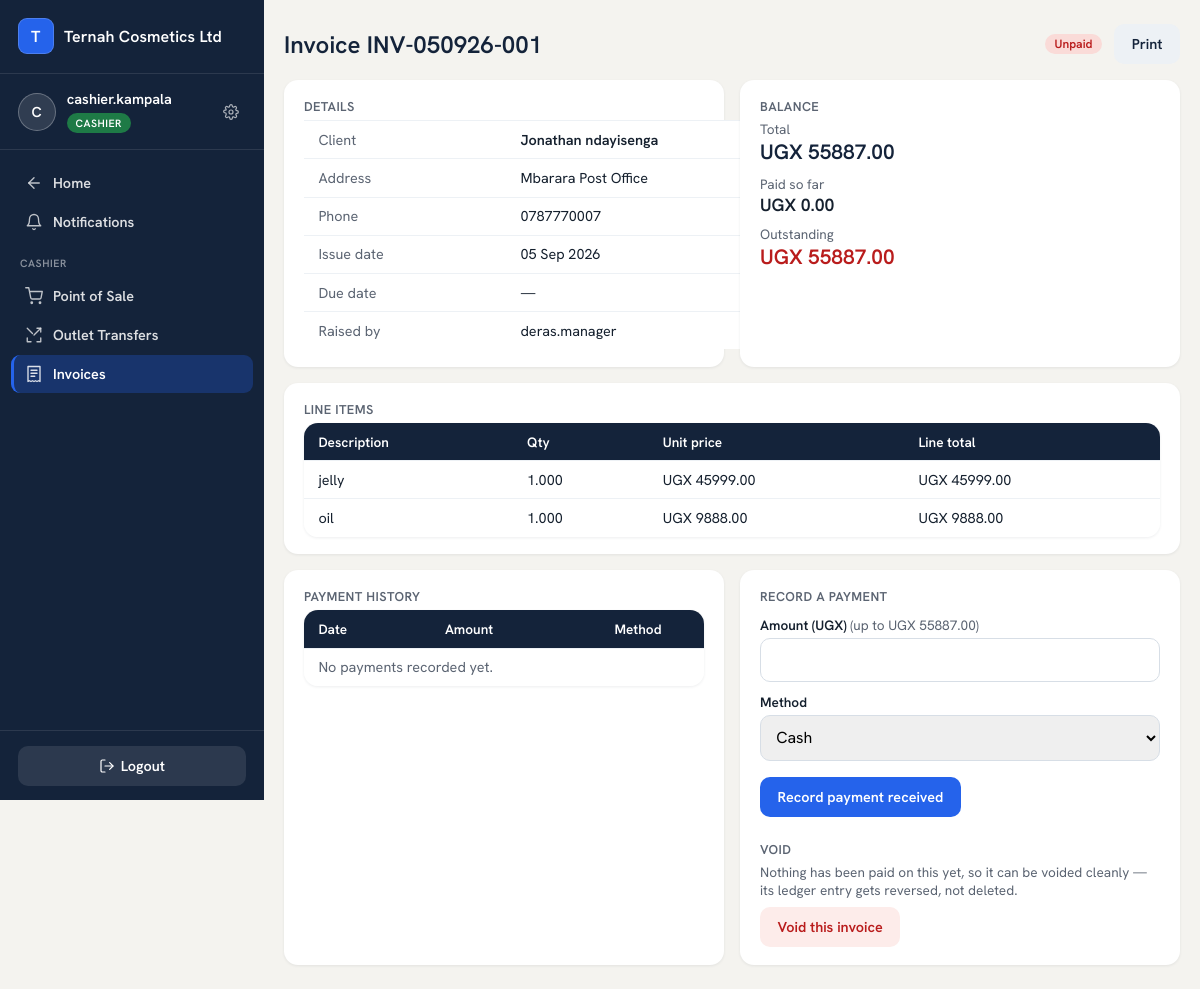
/finance/invoices/6/ (signed in), run on the app's committed database.
### accounts/models.py (models this page shows, shortened)
class User(AbstractUser):
    ROLES = [
        ("OWNER", "Owner"),                # reports only
        ("MANAGER", "Manager"),            # outlet manager; can switch views
        ("CASHIER", "Cashier"),
        ("SALES_REP", "Sales Person / Rep"),
        ("PRODUCTION", "Production"),
    ]
    business = models.ForeignKey("platformadmin.Business", null=True, blank=True,
                                 on_delete=models.CASCADE, related_name="users")
    branch = models.ForeignKey("core.Branch", null=True, blank=True,
                               on_delete=models.SET_NULL, related_name="users")
    role = models.CharField(max_length=15, choices=ROLES, default="CASHIER")
    can_swap = models.BooleanField(default=False)    # False -> swap goes through PendingAction
    can_refund = models.BooleanField(default=False)
    phone = models.CharField(max_length=30, blank=True)
    modules = models.ManyToManyField("platformadmin.Module", blank=True, related_name="users_with_access",
                                     help_text="Which of the business's subscribed modules this user can open.")
    allowed_tiers = models.JSONField(default=list, blank=True,
                                     help_text="Which product price tiers (RETAIL/WHOLESALE/DISTRIBUTION/CUSTOM) "
                                                "this seller may use at the POS.")
    def switchable_views(self):
        if self.role != "MANAGER":
            return []
        views = ["MANAGER", "CASHIER"]
        codes = set(self.modules.values_list("code", flat=True))
        if "PRODUCTION" in codes:
            views.append("PRODUCTION")
        return views

### platformadmin/models.py (models this page shows, shortened)
class Business(models.Model):
    name = models.CharField(max_length=150)                     # factory name — brands navbar + receipts
    slug = models.SlugField(unique=True)
    business_type = models.CharField(max_length=20, choices=[("FACTORY", "Factory Mode")], default="FACTORY")
    contact_email = models.EmailField()
    contact_phone = models.CharField(max_length=30, blank=True)
    address = models.TextField(blank=True)
    tagline = models.CharField(max_length=150, blank=True)      # optional — shows on every printed report
    is_active = models.BooleanField(default=True)               # master switch — False = soft-locked
    trial_expires_at = models.DateTimeField(null=True, blank=True)
    subscription_expires_at = models.DateTimeField(null=True, blank=True)
    created_at = models.DateTimeField(auto_now_add=True)
    class Meta:
        verbose_name_plural = "businesses"

### finance/models.py (models this page shows, shortened)
class Invoice(TimeStamped):
    DIRECTIONS = [("AR", "Bill to client"), ("AP", "Bill from supplier")]
    business = models.ForeignKey("platformadmin.Business", on_delete=models.CASCADE, related_name="invoices")
    branch = models.ForeignKey("core.Branch", null=True, blank=True, on_delete=models.SET_NULL)
    direction = models.CharField(max_length=2, choices=DIRECTIONS)
    number = models.CharField(max_length=40, blank=True)      # INV{INITIALS}-DDMMYY-SEQ
    client = models.ForeignKey(InvoiceClient, null=True, blank=True, on_delete=models.PROTECT, related_name="invoices")
    supplier = models.ForeignKey(Supplier, null=True, blank=True, on_delete=models.PROTECT, related_name="invoices")
    issue_date = models.DateField()
    due_date = models.DateField(null=True, blank=True)
    total = models.DecimalField(max_digits=16, decimal_places=2, default=0)
    amount_paid = models.DecimalField(max_digits=16, decimal_places=2, default=0)
    notes = models.CharField(max_length=300, blank=True)
    created_by = models.ForeignKey(settings.AUTH_USER_MODEL, null=True, on_delete=models.SET_NULL)
    is_void = models.BooleanField(default=False)
    def balance(self):
        return self.total - self.amount_paid

class InvoiceClient(TimeStamped):
    business = models.ForeignKey("platformadmin.Business", on_delete=models.CASCADE, related_name="invoice_clients")
    name = models.CharField(max_length=150)
    phone = models.CharField(max_length=30, blank=True)
    tin = models.CharField(max_length=30, blank=True)
    address = models.CharField(max_length=200, blank=True)
    is_active = models.BooleanField(default=True)

class InvoiceLine(models.Model):
    invoice = models.ForeignKey(Invoice, on_delete=models.CASCADE, related_name="lines")
    description = models.CharField(max_length=200)
    quantity = models.DecimalField(max_digits=12, decimal_places=3, default=1)
    unit_price = models.DecimalField(max_digits=14, decimal_places=2)
    line_total = models.DecimalField(max_digits=16, decimal_places=2)

### finance/views.py (the view)
# urls.py: path("invoices/<int:pk>/", views.invoice_detail, name="invoice_detail"),
@login_required
@invoice_staff_required
def invoice_detail(request, pk):
    biz = request.user.business
    invoice = get_object_or_404(
        Invoice.objects.select_related("client", "supplier", "created_by"), pk=pk, business=biz)
    if request.user.role in ("MANAGER", "CASHIER") and invoice.branch_id and invoice.branch_id != request.user.branch_id:
        raise Http404
    return render(request, "finance/invoice_detail.html", {
        "invoice": invoice, "lines": invoice.lines.all(),
        "payments": invoice.payments.select_related("recorded_by").order_by("-created_at"),
        "print_title": f"{'Invoice' if invoice.direction == 'AR' else 'Bill'} {invoice.number}",
    })

### templates/finance/invoice_detail.html (shortened to what this page needs)
{% extends "base.html" %}
{% block content %}
<div class="page-head no-print">
  <h2>{% if invoice.direction == "AR" %}Invoice{% else %}Bill{% endif %} {{ invoice.number }}</h2>
  {% if invoice.is_void %}<span class="pill locked">Void</span>
  {% elif invoice.amount_paid <= 0 %}<span class="pill locked">Unpaid</span>
  {% elif invoice.balance > 0 %}<span class="pill warning">Partially paid</span>
  {% else %}<span class="pill active">Paid</span>{% endif %}
  <button class="btn ghost" style="background:#EDF1F5;color:var(--ternah-navy)" onclick="window.print()">Print</button>
</div>
<div class="grid charts-2" style="margin-bottom:1rem">
  <div class="card">
    <h3>Details</h3>
    <table class="list" style="border:none">
      <tr><td style="color:var(--muted)">{% if invoice.direction == "AR" %}Client{% else %}Supplier{% endif %}</td>
          <td><strong>{% if invoice.client %}{{ invoice.client.name }}{% elif invoice.supplier %}{{ invoice.supplier.name }}{% else %}—{% endif %}</strong></td></tr>
      {% if invoice.client %}
      {% if invoice.client.address %}<tr><td style="color:var(--muted)">Address</td><td>{{ invoice.client.address }}</td></tr>{% endif %}
      {% if invoice.client.phone %}<tr><td style="color:var(--muted)">Phone</td><td>{{ invoice.client.phone }}</td></tr>{% endif %}
      {% elif invoice.supplier and invoice.supplier.phone %}
      <tr><td style="color:var(--muted)">Phone</td><td>{{ invoice.supplier.phone }}</td></tr>
      {% endif %}
      <tr><td style="color:var(--muted)">Issue date</td><td>{{ invoice.issue_date|date:"d M Y" }}</td></tr>
      <tr><td style="color:var(--muted)">Due date</td><td>{{ invoice.due_date|date:"d M Y"|default:"—" }}</td></tr>
      <tr><td style="color:var(--muted)">Raised by</td><td>{{ invoice.created_by.username|default:"—" }}</td></tr>
    </table>
  </div>
  <div class="card">
    <h3>Balance</h3>
    <p style="color:var(--muted);font-size:.85rem">Total</p>
    <p style="font-size:1.3rem;font-weight:700;color:var(--ternah-navy)">UGX {{ invoice.total|floatformat:2 }}</p>
    <p style="color:var(--muted);font-size:.85rem;margin-top:.6rem">Paid so far</p>
    <p style="font-size:1.1rem;font-weight:600">UGX {{ invoice.amount_paid|floatformat:2 }}</p>
    <p style="color:var(--muted);font-size:.85rem;margin-top:.6rem">Outstanding</p>
    <p style="font-size:1.3rem;font-weight:700;color:{% if invoice.balance > 0 %}var(--red){% else %}var(--green){% endif %}">UGX {{ invoice.balance|floatformat:2 }}</p>
  </div>
</div>
<div class="card" style="margin-bottom:1rem">
  <h3>Line items</h3>
  <div class="table-scroll">
  <table class="list">
    <tr><th>Description</th><th>Qty</th><th>Unit price</th><th>Line total</th></tr>
    {% for l in lines %}
    <tr><td>{{ l.description }}</td><td>{{ l.quantity|floatformat:3 }}</td><td>UGX {{ l.unit_price|floatformat:2 }}</td><td>UGX {{ l.line_total|floatformat:2 }}</td></tr>
    {% endfor %}
  </table>
  </div>
</div>
<div class="grid charts-2">
  <div class="card">
    <h3>Payment history</h3>
    <div class="table-scroll">
    <table class="list">
      <tr><th>Date</th><th>Amount</th><th>Method</th><th>By</th></tr>
      {% for p in payments %}
      <tr><td>{{ p.created_at|date:"d M Y" }}</td><td>UGX {{ p.amount|floatformat:2 }}</td><td>{{ p.get_method_display }}</td><td>{{ p.recorded_by.username|default:"—" }}</td></tr>
      {% empty %}<tr><td colspan="4" style="color:var(--muted)">No payments recorded yet.</td></tr>{% endfor %}
    </table>
    </div>
  </div>
  <div class="card no-print">
    {% if not invoice.is_void and invoice.balance > 0 %}
    <h3>Record a payment</h3>
    <form method="post" action="{% url 'finance:invoice_payment' invoice.pk %}" class="stack"
          onsubmit="return confirm('Record this payment? It posts straight to the books and cannot be edited afterward — only the amount you enter here.')">
      <label>Amount (UGX) <span style="color:var(--muted);font-weight:400;text-transform:none;letter-spacing:0">(up to UGX {{ invoice.balance|floatformat:2 }})</span></label>
      <input name="amount" type="number" step="0.01" min="0.01" max="{{ invoice.balance }}" required>
      <label>Method</label>
      <select name="method">
        <option value="CASH">Cash</option>
      </select>
      <button class="btn" style="margin-top:1rem">{% if invoice.direction == "AR" %}Record payment received{% else %}Record payment made{% endif %}</button>
    </form>
    {% endif %}
    {% if not invoice.is_void and invoice.amount_paid <= 0 %}
    <h3 style="margin-top:{% if invoice.balance > 0 %}1.5rem{% else %}0{% endif %}">Void</h3>
    <p style="color:var(--muted);font-size:.85rem;margin-bottom:.5rem">Nothing has been paid on this yet, so it can be voided cleanly — its ledger entry gets reversed, not deleted.</p>
    <form method="post" action="{% url 'finance:invoice_void' invoice.pk %}"
          onsubmit="return confirm('Void {{ invoice.number|escapejs }}? This reverses its ledger entry entirely. It stays on record marked Void — nothing is deleted.')">
      <button class="btn ghost" style="background:#FDECEA;color:var(--red)">Void this {% if invoice.direction == "AR" %}invoice{% else %}bill{% endif %}</button>
    </form>
    {% endif %}
  </div>
</div>
{% endblock %}

### templates/base.html (shortened to what this page needs)
{% load static %}
<!DOCTYPE html>
<html lang="en">
<head>
  <link rel="stylesheet" href="{% static 'ternah-ui/tokens.css' %}">
</head>
<body>
{% if request.user.is_authenticated %}
  <div class="app-shell">
    <aside class="sidebar">
      <div class="sidebar-brand">
        <span class="brand-mark" aria-hidden="true">{{ request.user.business.name|default:"Ternah for Factories"|first|upper }}</span>
        <span class="brand-name">{{ request.user.business.name|default:"Ternah for Factories" }}</span>
      </div>
      <div class="sidebar-identity">
        <span class="avatar" aria-hidden="true">{{ request.user.username|first|upper }}</span>
        <div class="identity-text">
          <span class="identity-name">{{ request.user.username }}</span>
          {% if request.user.is_superuser %}
            <span class="role-pill role-super">Platform Admin</span>
          {% else %}
            <span class="role-pill role-{{ request.user.role|lower }}">{{ request.user.get_role_display }}</span>
          {% endif %}
        </div>
        <a class="settings-link" href="{% url 'password_change' %}" title="Change password" aria-label="Change password">
        </a>
      </div>
      <nav class="sidebar-nav">
        {% if request.resolver_match.url_name == "home" %}
          {% if switcher_items %}
            {% for t in switcher_items %}
            <a class="nav-link" href="{{ t.href }}">
              <svg width="18" height="18" viewBox="0 0 24 24" fill="none" stroke="currentColor" stroke-width="1.8" stroke-linecap="round" stroke-linejoin="round">{{ t.icon|safe }}</svg>
              {{ t.label }}
            </a>
            {% endfor %}
          {% else %}
            <p style="color:rgba(255,255,255,.45);font-size:.82rem;padding:.4rem .65rem">Pick a tile to get started.</p>
          {% endif %}
        {% elif request.user.role == "CASHIER" or request.user.role == "SALES_REP" %}
          <a class="nav-link" href="{% url 'home' %}">
            <svg width="18" height="18" viewBox="0 0 24 24" fill="none" stroke="currentColor" stroke-width="1.8" stroke-linecap="round" stroke-linejoin="round"><path d="M19 12H5"/><path d="M12 19l-7-7 7-7"/></svg>
            Home
          </a>
          <a class="nav-link {% if request.resolver_match.url_name == 'notifications' %}active{% endif %}" href="{% url 'notifications' %}">
            <svg width="18" height="18" viewBox="0 0 24 24" fill="none" stroke="currentColor" stroke-width="1.8" stroke-linecap="round" stroke-linejoin="round"><path d="M18 8A6 6 0 0 0 6 8c0 7-3 9-3 9h18s-3-2-3-9"/><path d="M13.73 21a2 2 0 0 1-3.46 0"/></svg>
            Notifications
          </a>
          <div class="nav-section-label">{{ request.user.get_role_display }}</div>
          <a class="nav-link {% if request.resolver_match.namespace == 'sales' and request.resolver_match.url_name == 'pos' %}active{% endif %}"
             href="{% url 'sales:pos' %}">
            <svg width="18" height="18" viewBox="0 0 24 24" fill="none" stroke="currentColor" stroke-width="1.8" stroke-linecap="round" stroke-linejoin="round"><circle cx="9" cy="21" r="1"/><circle cx="20" cy="21" r="1"/><path d="M1 1h4l2.68 13.39a2 2 0 0 0 2 1.61h9.72a2 2 0 0 0 2-1.61L23 6H6"/></svg>
            Point of Sale
          </a>
          {% if request.user.role == "CASHIER" %}
          <a class="nav-link {% if request.resolver_match.url_name == 'outlet_transfers' %}active{% endif %}"
             href="{% url 'sales:outlet_transfers' %}">
            <svg width="18" height="18" viewBox="0 0 24 24" fill="none" stroke="currentColor" stroke-width="1.8" stroke-linecap="round" stroke-linejoin="round"><path d="M16 3h5v5"/><path d="M3 16v5h5"/><path d="M21 16v5h-5"/><path d="M3 3l7 7"/><path d="m21 3-9 9"/></svg>
            Outlet Transfers
          </a>
          <a class="nav-link {% if request.resolver_match.namespace == 'finance' and request.resolver_match.url_name in 'invoices,invoice_create,invoice_detail,invoice_clients' %}active{% endif %}"
             href="{% url 'finance:invoices' %}">
            <svg width="18" height="18" viewBox="0 0 24 24" fill="none" stroke="currentColor" stroke-width="1.8" stroke-linecap="round" stroke-linejoin="round"><path d="M4 2h16v20l-2-1-2 1-2-1-2 1-2-1-2 1-2-1-2 1z"/><path d="M8 7h8M8 11h8M8 15h5"/></svg>
            Invoices
          </a>
          {% endif %}
        {% else %}
          <div class="nav-section-label">{{ request.user.get_role_display }}</div>
          <span class="nav-link disabled">Screens coming soon</span>
        {% endif %}
      </nav>
      <div class="sidebar-footer">
        <form method="post" action="{% url 'logout' %}">{% csrf_token %}
          <button class="btn ghost" type="submit">
            <svg width="16" height="16" viewBox="0 0 24 24" fill="none" stroke="currentColor" stroke-width="1.8" stroke-linecap="round" stroke-linejoin="round"><path d="M9 21H5a2 2 0 0 1-2-2V5a2 2 0 0 1 2-2h4"/><path d="M16 17l5-5-5-5"/><path d="M21 12H9"/></svg>
            Logout
          </button>
        </form>
      </div>
    </aside>
    <div class="main-col">
      <main>
{% endif %}
{% block content %}{% endblock %}
{% if request.user.is_authenticated %}
      </main>
    </div>
  </div>
{% endif %}
</body>
</html>

### data on the page
User: user.business.name|first "T", user.business.name "Ternah Cosmetics Ltd", user.username|first "C", user.username "cashier.kampala", user.role "CASHIER"
Invoice: number "INV-050926-001", client.name "Jonathan ndayisenga", client.address "Mbarara Post Office", client.phone "0787770007", issue_date "05 Sep 2026", due_date "—", created_by.username "deras.manager", total "55887.00", amount_paid "0.00", balance "55887.00"
InvoiceLine: description "jelly", quantity "1.000", unit_price "45999.00", line_total "45999.00"
InvoiceLine: description "oil", quantity "1.000", unit_price "9888.00", line_total "9888.00"
